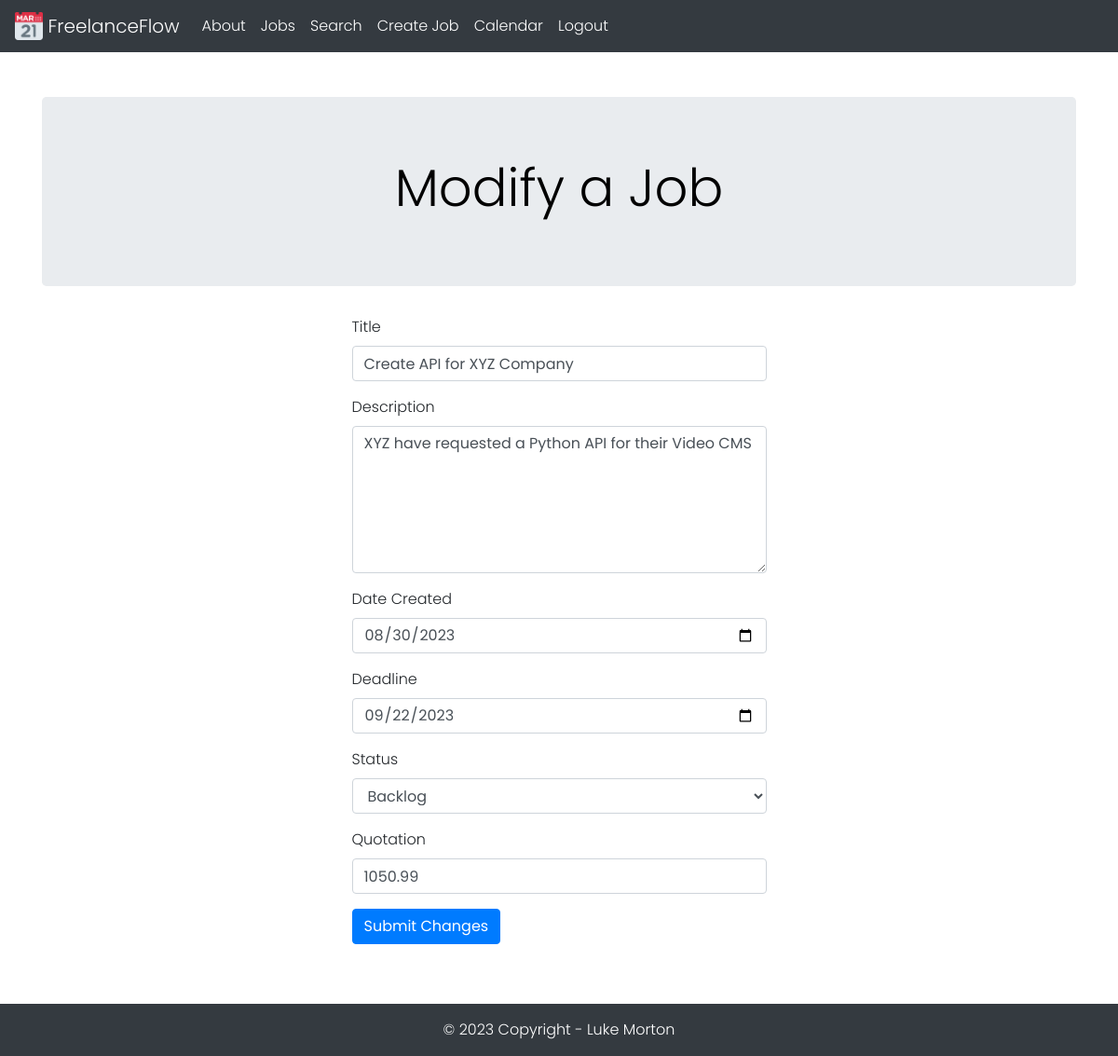
The page /1/modifyjob (signed in) on the database its author committed.
### tables this page shows
CREATE TABLE Jobs (
    jobid INTEGER PRIMARY KEY AUTOINCREMENT,
    title TEXT NOT NULL,
    description TEXT NOT NULL,
    datecreated TEXT NOT NULL,
    deadline TEXT NOT NULL,
    status TEXT NOT NULL,
    quotation REAL NOT NULL,
    createdby INTEGER,
    FOREIGN KEY (createdby) REFERENCES Users(userid)
);

### application.py (the view, shortened to what this page needs)
@app.route('/<int:job_id>/modifyjob', methods=('GET', 'POST'))
@login_required
def modifyjob(job_id):
    job = get_job(job_id)
    return render_template('modifyjob.html', job=job)

### application.py (called while the page is built)
def database_connection():
    conn = sqlite3.connect('freelanceflow.db')
    conn.row_factory = sqlite3.Row
    return conn

@login_manager.user_loader
def load_user(user_id):
    conn = database_connection()
    user_data = conn.execute('SELECT * FROM Users WHERE userid = ?', (user_id,)).fetchone()
    conn.close()
    if user_data is None:
        return None
    user = User(user_data['userid'], user_data['emailaddress'], user_data['password'], user_data['firstname'], user_data['lastname'], user_data['username'], user_data['accounttype'])
    return user

def get_job(job_id):
    conn = database_connection()
    job = conn.execute('SELECT * FROM Jobs WHERE jobid = ?', (job_id,)).fetchone()
    conn.close()
    if job is None:
        abort(404)
    return job

### templates/modifyjob.html (shortened to what this page needs)
{% extends 'base.html' %}
{% block jumbotron_title %} Modify a Job {% endblock %}
{% block content %}
    <div class="container">
        <div class="row justify-content-center">
            <div class="col-md-5">
                <form method="POST">
                    <div class="form-group">
                        <label for="title">Title</label>
                        <input type="text" class="form-control" name="title" placeholder="Job title" value="{{ request.form['title'] or job['title'] }}" required>
                    </div>
                    <div class="form-group">
                        <label for="content">Description</label>
                        <textarea class="form-control" name="description" placeholder="Enter details about the job here..." rows="6" required>{{ request.form['description'] or job['description'] }}</textarea>
                    </div>
                    <div class="form-group">
                        <label for="datecreated">Date Created</label>
                        <input type="date" class="form-control" name="datecreated" value="{{ request.form['datecreated'] or job['datecreated'] }}" required>
                    </div>
                    <div class="form-group">
                        <label for="deadline">Deadline</label>
                        <input type="date" class="form-control" name="deadline" value="{{ request.form['deadline'] or job['deadline'] }}" required>
                    </div>
                    <div class="form-group">
                        <label for="status">Status</label>
                        <select class="form-control" name="status" required>
                            <option value="Backlog" {% if job['status'] == 'Backlog' %}selected{% endif %}>Backlog</option>
                        </select>
                    </div>
                    <div class="form-group">
                        <label for="status">Quotation</label>
                        <input type="text" class="form-control" name="quotation" aria-label="Amount (to the nearest Euro)" value="{{ request.form['quotation'] or job['quotation'] }}" required>
                    </div>
                    <button type="submit" class="btn btn-primary">Submit Changes</button>
                </form>
            </div>
        </div>
    </div>
{% endblock %}

### static/css/style.css (style rules this page uses)
* { margin: 0 }
html, body { width: 100%; }
body { background-color: rgb(255, 255, 255); font-family: 'Poppins', sans-serif; font-weight: 300; padding-bottom: 120px; }

### rows shown on the page
Jobs: title "Create API for XYZ Company", description "XYZ have requested a Python API for their Video CMS", datecreated "08/30/2023", deadline "09/22/2023", status "Backlog", quotation "1050.99"
